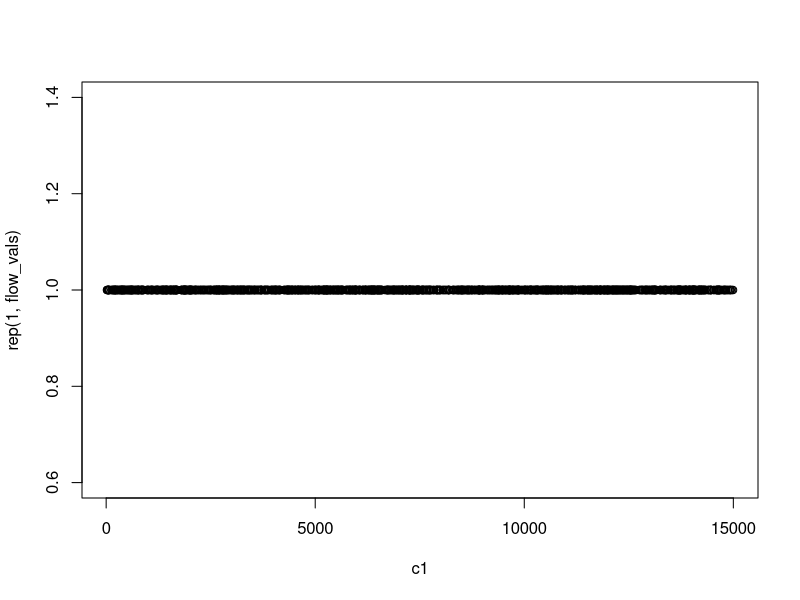
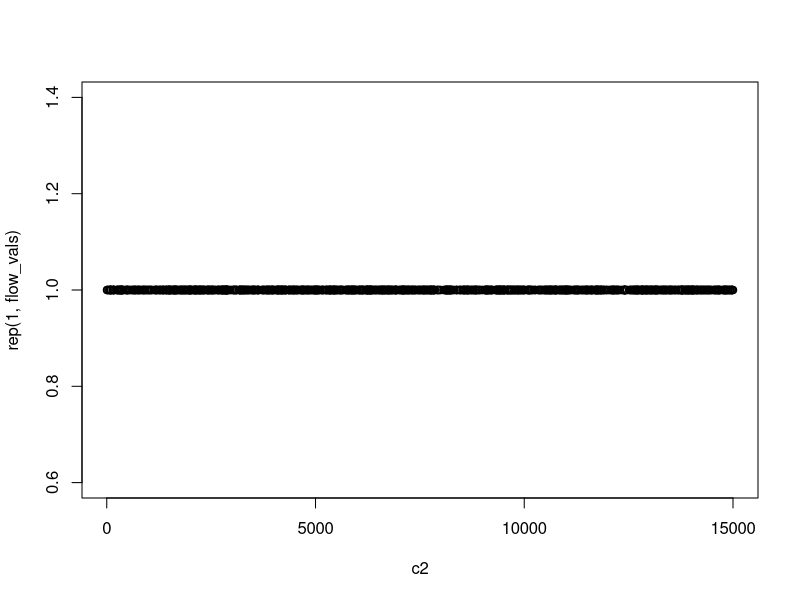
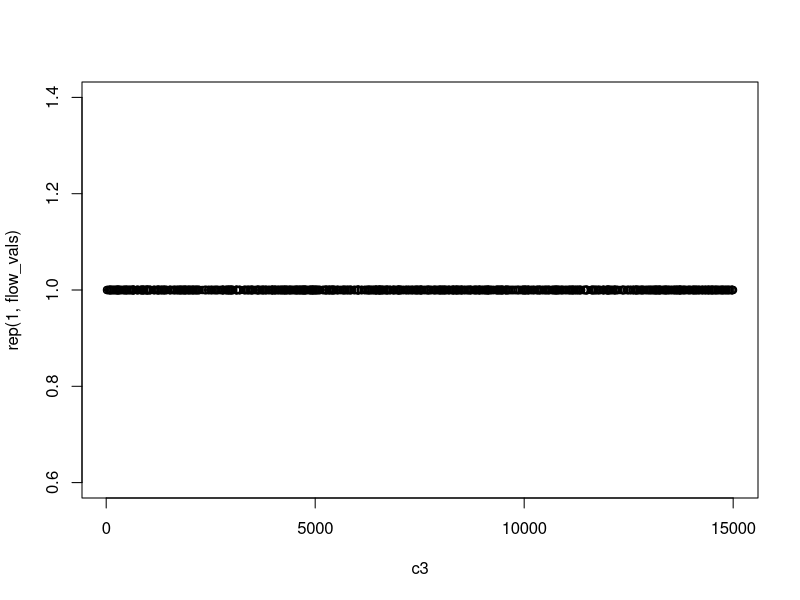
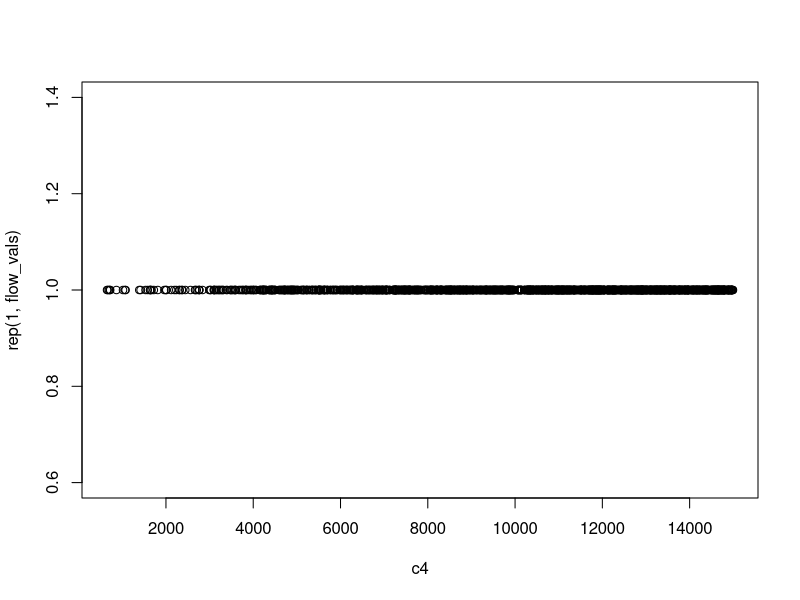
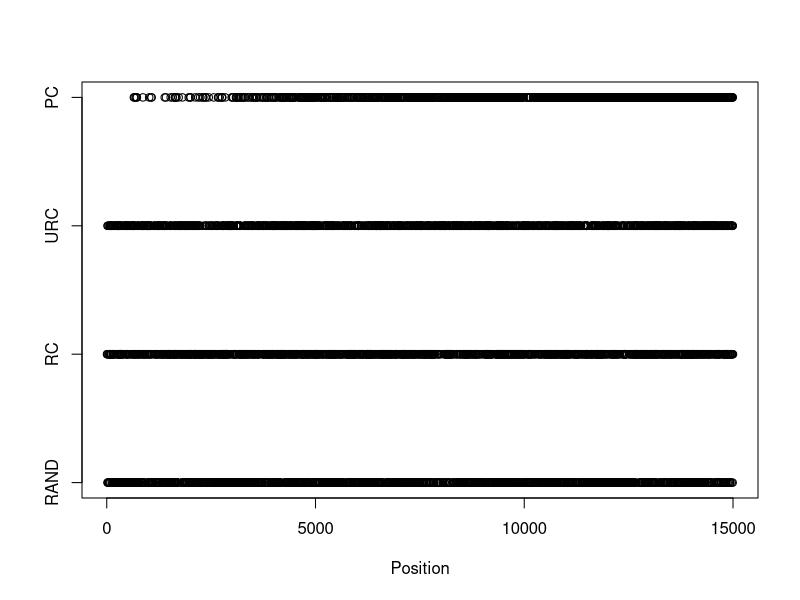
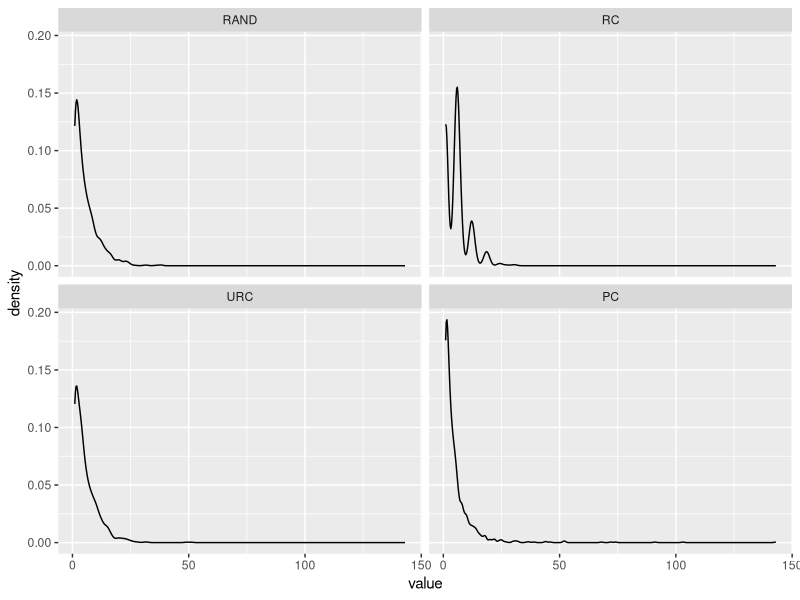

Write the R code that produced these figures, in order.
flow_length <- 15000
flow_vals <- 1369

#case 1 complete randomness
c1 <- sample(1L:flow_length, flow_vals)
plot(c1, y = rep(1, flow_vals))

#case 2 regular clusters
probs <- sin(1:flow_length)
probs[probs < 0] <- 0
c2 <- sample(1L:flow_length, flow_vals, prob = probs)
plot(c2, y = rep(1, flow_vals))

#case 3 unregular clusters - not sure if I implemented it correctly
probs <- sin(1:(4*flow_length))
probs[probs < 0] <- 0
c3 <- sample(1L:flow_length, flow_vals, prob = probs[sample(1L:(4*flow_length), flow_length)])
plot(c3, y = rep(1, flow_vals))


#case 4 less probable positive droplet at the end of experiment - position correlation (PC)
c4 <- sample(1L:flow_length, flow_vals, prob = 1L:flow_length/flow_length/2)
plot(c4, y = rep(1, flow_vals))


plot(x = c(c1, c2, c3, c4), y = c(rep(1, flow_vals), 
                                  rep(2, flow_vals), 
                                  rep(3, flow_vals), 
                                  rep(4, flow_vals)), 
     xlab = "Position", ylab = "", yaxt = "n")
axis(2, c(1, 2, 3, 4), labels = c("RAND", "RC", "URC", "PC"))

#positiona
dat <- matrix(c(sort(c1), sort(c2), sort(c3), sort(c4)), ncol = 4)
colnames(dat) <- c("RAND", "RC", "URC", "PC")


calc_distances <- function(x) {
  x <- sort(x)
  #1--2 elements
  c(abs(x[1] - x[2]),
    #elements in middle
    sapply(2L:(length(x) - 1), function (i)
      min(abs(c(x[i] - x[i - 1], x[i] - x[i + 1])))),
    #n-1--n element
    abs(x[length(x)] - x[length(x) - 1]))
}

dists <- apply(dat, 2, calc_distances)
library(reshape2)
library(ggplot2)
mdists <- melt(dists)

#cumulative distribution function of distance
ggplot(mdists, aes(x = value)) + geom_density() + facet_wrap(~ Var2)
#observation: RC has multimodal distribution

#observation - PC can be detected by simple correlation test
apply(dists, 2, function(i)
  cor.test(x = i, y = 1L:flow_vals))

#does mean nearest neighbour distance does not differentiate between cases?
apply(dists, 2, mean)
anova(lm(value ~ Var2, data = mdists[, 2L:3]))
#not
